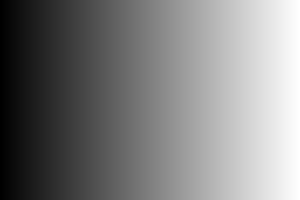
#> input picture img/gray_gradient.jpg, 300 x 200 px
$ jupyter execute --allow-errors '201020 8주차, 9주차 - 영상처리 기초 연습.ipynb'
#> lines starting #> are read from the running program, lines starting #| are printed output that depends on the picture; after the words box and inside, x2 and y2 are one past the last pixel; in counts of white or black regions, pixels touching at a corner belong together
[cell 1]
import cv2
import numpy as np
import matplotlib.pylab as plt

img = cv2.imread('img/gray_gradient.jpg', cv2.IMREAD_GRAYSCALE) # 이미지를 그레이 스케일로 읽기
#> img is the input picture: shape (200, 300); min 0, max 255, mean 127.1

# --- ① NumPy API로 바이너리 이미지 만들기
thresh_np = np.zeros_like(img)   # 원본과 동일한 크기의 0으로 채워진 이미지 - 검정
thresh_np[img > 127] = 255      # 127 보다 큰 값만 255로 변경 - 흰색

# ---② OpenCV API로 바이너리 이미지 만들기
ret, thresh_cv = cv2.threshold(img, 127, 255, cv2.THRESH_BINARY) # binary가 기본
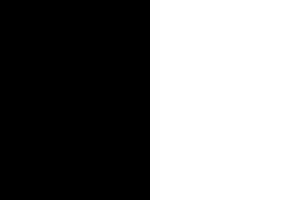
#> thresh_cv: shape (200, 300); 50% white; 1 white region, box (x1, y1, x2, y2) and area: (150, 0, 300, 200) 30000
print(ret)  # 127.0, 바이너리 이미지에 사용된 문턱 값 반환

# ---③ 원본과 결과물을 matplotlib으로 출력
imgs = {'Original': img, 'NumPy API':thresh_np, 'cv2.threshold': thresh_cv}
for i , (key, value) in enumerate(imgs.items()): # 뒤에 나오는 녀석들에 인덱스 값 주기
    plt.subplot(1, 3, i+1)
    plt.title(key)
    plt.imshow(value, cmap='gray')
    plt.xticks([]); plt.yticks([])
#> this loop made 3 passes
#> key on passes 1 to 3: 'Original', 'NumPy API', 'cv2.threshold'

plt.show()
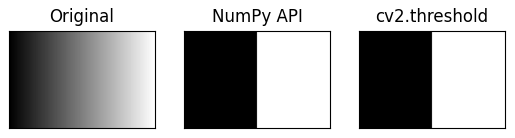
#> figure drawn by matplotlib, 3 panels

[cell 2]
import cv2
import numpy as np
import matplotlib.pylab as plt

img = cv2.imread('img/gray_gradient.jpg', cv2.IMREAD_GRAYSCALE)

_, t_bin = cv2.threshold(img, 127, 255, cv2.THRESH_BINARY)
_, t_bininv = cv2.threshold(img, 127, 255, cv2.THRESH_BINARY_INV)
#> t_bininv: shape (200, 300); 50% white; 1 white region, box (x1, y1, x2, y2) and area: (0, 0, 150, 200) 30000
_, t_truc = cv2.threshold(img, 127, 255, cv2.THRESH_TRUNC)
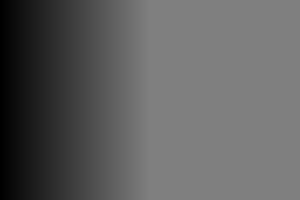
#> t_truc: shape (200, 300); min 0, max 127, mean 95
_, t_2zr = cv2.threshold(img, 127, 255, cv2.THRESH_TOZERO)
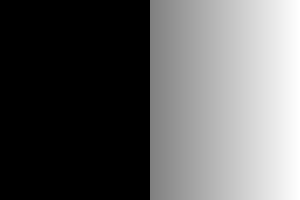
#> t_2zr: shape (200, 300); min 0, max 255, mean 95.5
_, t_2zrinv = cv2.threshold(img, 127, 255, cv2.THRESH_TOZERO_INV)
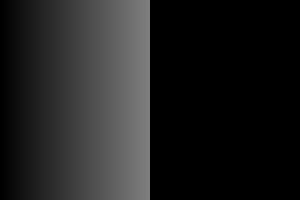
#> t_2zrinv: shape (200, 300); min 0, max 127, mean 31.5


imgs = {'origin':img, 'BINARY':t_bin, 'BINARY_INV':t_bininv,
        'TRUNC':t_truc, 'TOZERO':t_2zr, 'TOZERO_INV':t_2zrinv}

for i, (key, value) in enumerate(imgs.items()):
    plt.subplot(2,3, i+1)
    plt.title(key)
    plt.imshow(value, cmap='gray')
    plt.xticks([]);    plt.yticks([])
#> this loop made 6 passes

plt.show()

어디를 잘라야 할지... 보기 위해서는 히스토그램을 얻은 다음에 끊도록...

오츠 OTSU 알고리즘? 자동으로 끊게

분산이 적다는 것은 적게 퍼져있다. 적절한 값에 자리잡아있다라는 의미.

따라서 분산이 가장 적게 있는 곳에 있는 것이 오츠 알고리즘 이래...

그래서 가장 작은 분산값을 찾아서 바이너리제이션 해주면 된다네...

[cell 3]
import cv2
import numpy as np
import matplotlib.pylab as plt

# 이미지를 그레이 스케일로 읽기
img = cv2.imread('img/scaned_paper.jpg', cv2.IMREAD_GRAYSCALE)
# 경계 값을 130으로 지정  ---①
_, t_130 = cv2.threshold(img, 130, 255, cv2.THRESH_BINARY)  # 사람이 130이라는 값
# 경계 값을 지정하지 않고 OTSU 알고리즘 선택 ---②
t, t_otsu = cv2.threshold(img, -1, 255,  cv2.THRESH_BINARY | cv2.THRESH_OTSU)
#> t = 0
print('otsu threshold:', t)                 # Otsu 알고리즘으로 선택된 경계 값 출력
#| otsu threshold: 0.0
# 옵션 여러개 줄때는 | 를 쓴다.

imgs = {'Original': img, 't:130':t_130, 'otsu:%d'%t: t_otsu}
#> (the rest of this cell did not finish here and is left out)

4.3.3

[cell 4]
import cv2
import numpy as np
import matplotlib.pyplot as plt

blk_size = 9        # 블럭 사이즈
C = 5 # 차감 상수
img = cv2.imread('img/sudoku.png', cv2.IMREAD_GRAYSCALE) # 그레이 스케일로  읽기

# ---① 오츠의 알고리즘으로 단일 경계 값을 전체 이미지에 적용
ret, th1 = cv2.threshold(img, 0, 255, cv2.THRESH_BINARY | cv2.THRESH_OTSU)
#> ret = 0

# ---② 어뎁티드 쓰레시홀드를 평균과 가우시안 분포로 각각 적용
#> (the rest of this cell did not finish here and is left out)

### 4.4 이미지 연산
* dest = cv2.add(src1, src2 [, dest, mask, dtype]): src1과 src2 더하기
    *


    * mask: 0이 아닌 픽셀만 연산

[cell 5]
import cv2
import numpy as np

a = np.uint8([[200,50]])
b = np.uint8([[100,100]])
add1 = a + b # overflow 된다!
add2 = cv2.add(a,b) # limit이 알아서 최대값으로 바꿔준다

print(add1, add2)

[cell 6]
import cv2
import numpy as np

#---① 연산에 사용할 배열 생성
a = np.array([[1, 2]], dtype=np.uint8)
b = np.array([[10, 20]], dtype=np.uint8)
#---② 2번째 요소가 0인 마스크 배열 생성
mask = np.array([[1, 0]], dtype=np.uint8)

#---③ 누적 할당과의 비교 연산
c1 = cv2.add( a, b , None, mask)
print(c1)
c2 = cv2.add( a, b , b.copy(), mask)
print(c2, b)

[cell 7]
import cv2
import numpy as np
import matplotlib.pylab as plt

# ---① 연산에 사용할 이미지 읽기
img1 = cv2.imread('img/wing_wall.jpg')
img2 = cv2.imread('img/yate.jpg')

# ---② 이미지 덧셈
#> (the rest of this cell did not finish here and is left out)

[cell 8]
import cv2
import numpy as np

#---① 합성에 사용할 영상 읽기
img1 = cv2.imread('img/wing_wall.jpg')
img2 = cv2.imread('img/yate.jpg')

alpha = 0.5 # 합성에 사용할 알파 값

# ---② NumPy 배열에 수식을 직접 연산해서 알파 블렌딩 적용
#> (the rest of this cell did not finish here and is left out)

[cell 9]
import cv2
import numpy as np

win_name = 'Alpha blending'     # 창 이름
trackbar_name = 'fade'          # 트렉바 이름

# ---① 트렉바 이벤트 핸들러 함수
def onChange(x):
    alpha = x/100
    dst = cv2.addWeighted(img1, 1-alpha, img2, alpha, 0)
    cv2.imshow(win_name, dst)


# ---② 합성 영상 읽기
img1 = cv2.imread('img/man_face.jpg')
img2 = cv2.imread('img/lion_face.jpg')

# ---③ 이미지 표시 및 트렉바 붙이기
cv2.imshow(win_name, img1)
cv2.createTrackbar(trackbar_name, win_name, 0, 100, onChange)

cv2.waitKey()
cv2.destroyAllWindows()

# 트렉바 다시 돌아가서 공부하자~~

## 4.4.3 비트와이즈 연산
*

[cell 10]
import numpy as np, cv2
import matplotlib.pylab as plt

#--① 연산에 사용할 이미지 생성
img1 = np.zeros((200,400), dtype=np.uint8)
img2 = np.zeros((200,400), dtype=np.uint8)
img1[:,:200] = 255 # 좌측 절반 흰색으로
img2[100:200, :] = 255 # 아래 절반 흰색으로

#--② 비트와이즈 연산
bitAnd = cv2.bitwise_and(img1, img2)
bitOr = cv2.bitwise_or(img1, img2)
bitXor = cv2.bitwise_xor(img1, img2)
bitNot = cv2.bitwise_not(img1)

#--③ Plot으로 결과 출력
imgs = {'img1':img1, 'img2':img2, 'and':bitAnd,
          'or':bitOr, 'xor':bitXor, 'not(img1)':bitNot}
for i, (title, img) in enumerate(imgs.items()):
    plt.subplot(2,3,i+1)
    plt.title(title)
    plt.imshow(img, 'gray')
    plt.xticks([]); plt.yticks([])

plt.show()
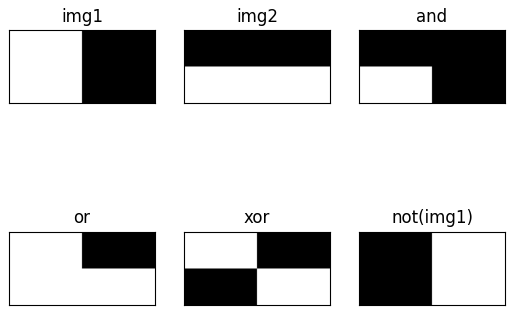
#> figure drawn by matplotlib, 6 panels

[cell 11]
import numpy as np, cv2
import matplotlib.pylab as plt

#--① 이미지 읽기
img = cv2.imread('img/girl.jpg')

#--② 마스크 만들기 - 이미지와 똑같은 크기로 만들어주어야 한다!
mask = np.zeros_like(img)
#> (the rest of this cell did not finish here and is left out)

[cell 12]
import numpy as np, cv2

#--① 연산에 필요한 영상을 읽고 그레이스케일로 변환
img1 = cv2.imread('img/robot_arm1.jpg')
img2 = cv2.imread('img/robot_arm2.jpg')
#> (the rest of this cell did not finish here and is left out)

[cell 13]
import cv2
import numpy as np
import matplotlib.pyplot as plt

blk_size = 9        # 블럭 사이즈
C = 5               # 차감 상수
img = cv2.imread('img/sudoku.png', cv2.IMREAD_GRAYSCALE) # 그레이 스케일로  읽기

# ---① 오츠의 알고리즘으로 단일 경계 값을 전체 이미지에 적용
ret, th1 = cv2.threshold(img, 0, 255, cv2.THRESH_BINARY | cv2.THRESH_OTSU)

# ---② 어뎁티드 쓰레시홀드를 평균과 가우시안 분포로 각각 적용
#> (the rest of this cell did not finish here and is left out)

## alpha channel 을 가지면 자연스러운 합성이 가능하다~!

[cell 14]
import cv2
import numpy as np

img_fg = cv2.imread('img/opencv_logo.png', cv2.IMREAD_UNCHANGED)
img_bg = cv2.imread('img/girl.jpg')
#logo 부분에 적용할 마스크, background에 적용할 마스크

#마스크 만들기 스레스홀드로 이미지 뽑아내기!
#> (the rest of this cell did not finish here and is left out)

* dst = cv2.inRange(img, from, to)  // 색깔의 배열 영역의 색깔 모음을 사용하는거야!
    // 해당 범위의 마스크를 만든거다 라고 생각하면 돼요.
    * img: 입력 영상
    * from: 범위의
    * to: 범위의 끝 배열
    * dst: img가 from~to에 포함되면 255, 아니면 0을 픽셀값으로 하는 배열
    색깔의 범위를 정할때는 hsv로 cvtColor 한다음에 사용한다.
    마찬가지로...

[cell 15]
import cv2
import numpy as np
import matplotlib.pylab as plt

#--① 큐브 영상 읽어서 HSV로 변환
img = cv2.imread("img/cube.jpg")
#> (the rest of this cell did not finish here and is left out)

[cell 16]
# 크 로 마 키 부 분 . . . . 차근차근 해보자 . . . .
import cv2
import numpy as np
import matplotlib.pylab as plt

#--① 크로마키 배경 영상과 합성할 배경 영상 읽기
img1 = cv2.imread('img/man_chromakey.jpg')
img2 = cv2.imread('img/street.jpg')

#--② ROI 선택을 위한 좌표 계산
#> (the rest of this cell did not finish here and is left out)

* des = cv2.seamlessClone(src, dst, mask, coords, flags [,output])
    * src: 입력 영상, 일반적으로 전경
    * dst:


[cell 17]
import cv2
import numpy as np
import matplotlib.pylab as plt

#--① 합성 대상 영상 읽기
img1 = cv2.imread("img/drawing.jpg")
img2= cv2.imread("img/my_hand.jpg")

#--② 마스크 생성, 합성할 이미지 전체 영역을 255로 셋팅
mask = np.full_like(img1, 255)

#--③ 합성 대상 좌표 계산(img2의 중앙)
#> (the rest of this cell did not finish here and is left out)

## 4.5 히스토그램
* cv2.calcHist(img, channel, mask, histSize, ranges)
    * img: 입력 영상, [img]형태로 리스트로 감싸서 표현해야 한다.
    * channel: 처리할 채널, 리스트로 감싸서 표현
        * 1채널: [0], 2, 3채널
    * mask: 마스크에 지정한 픽셀만 히스토그램 계산 (보통 사용 잘 안함)
    * histSize: 계급(bin)의 개수, 채널 개수에 맞게 리스트로 표현
    * ranges: 각 픽셀이 가질 수 있는 값의 범위, RGB인 경우[0,256]

[cell 18]
import cv2
import numpy as np
import matplotlib.pylab as plt

img = cv2.imread('img/mountain.jpg', cv2.IMREAD_GRAYSCALE)
cv2.imshow('img', img)

hist = cv2.calcHist([img], [0], None, [256], [0,256])
#> hist = 256 values from 0 to 0
plt.plot(hist)
plt.show()
print(hist.shape)
#| (256, 1)
#> (the rest of this cell did not finish here and is left out)

[cell 19]
import cv2
import numpy as np
import matplotlib.pylab as plt

img = cv2.imread('img/mountain.jpg')
cv2.imshow('img', img)

channels = cv2.split(img)
#> channels = ()
#> (the rest of this cell did not finish here and is left out)

$ run again, with img/coins_connected.jpg copied over img/gray_gradient.jpg
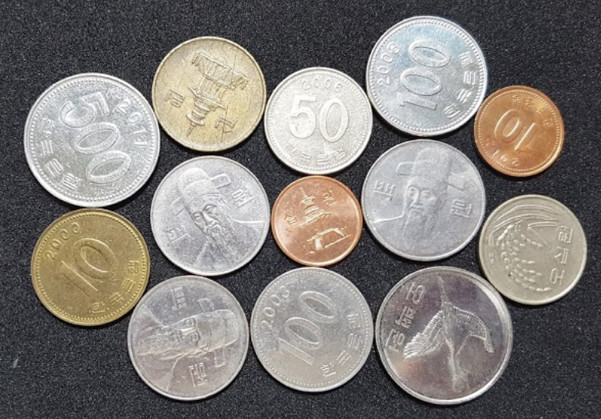
#> input picture img/coins_connected.jpg, 601 x 419 px
#> `ret, thresh_cv = cv2.threshold(img, 127, 255, cv2.THRESH_BINARY)`:
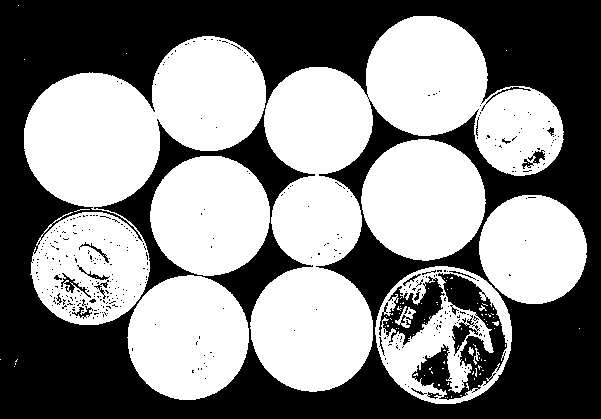
#> thresh_cv: shape (419, 601); 52.3% white; 382 black regions (360 under 20 px), largest, box (x1, y1, x2, y2) and area: (0, 0, 601, 419) 111802, (412, 273, 507, 400) 4147, (379, 276, 445, 345) 1801
#> the loop `for i , (key, value) in enumerate(imgs.items()):` made 3 passes
#> key on passes 1 to 3: 'Original', 'NumPy API', 'cv2.threshold'
#> `_, t_2zrinv = cv2.threshold(img, 127, 255, cv2.THRESH_TOZERO_INV)`:
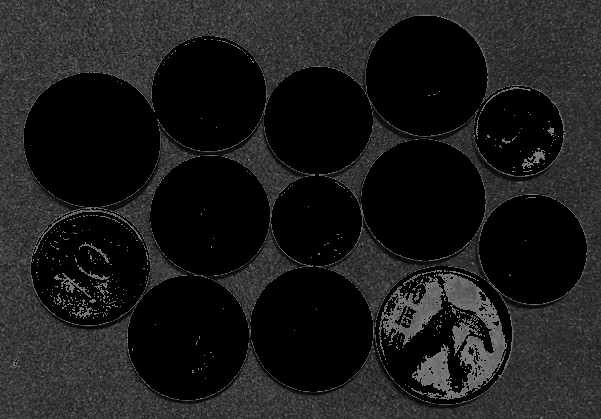
#> t_2zrinv: shape (419, 601); min 0, max 127, mean 27.4
#> the loop `for i, (key, value) in enumerate(imgs.items()):` made 6 passes
#> t = 0
#| otsu threshold: 0.0
#> hist = 256 values from 0 to 0
#| (256, 1)
#> channels = ()

$ run again, with img/gaussian_noise.jpg copied over img/gray_gradient.jpg
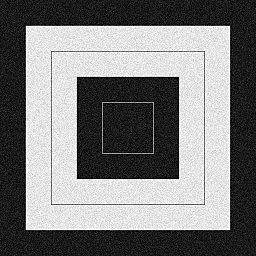
#> input picture img/gaussian_noise.jpg, 256 x 256 px
#> img is the input picture: shape (256, 256); min 0, max 255, mean 122.3
#> `ret, thresh_cv = cv2.threshold(img, 127, 255, cv2.THRESH_BINARY)`:
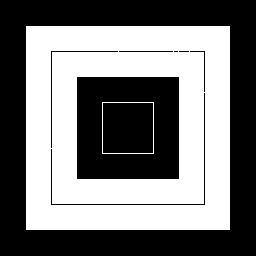
#> thresh_cv: shape (256, 256); 47% white; 2 white regions, box (x1, y1, x2, y2) and area: (26, 26, 230, 230) 30606, (102, 102, 154, 154) 204
#> the loop `for i , (key, value) in enumerate(imgs.items()):` made 3 passes
#> key on passes 1 to 3: 'Original', 'NumPy API', 'cv2.threshold'
#> `_, t_2zrinv = cv2.threshold(img, 127, 255, cv2.THRESH_TOZERO_INV)`:
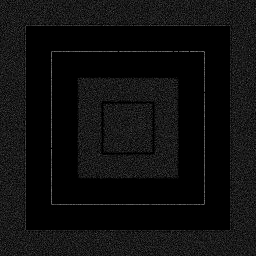
#> t_2zrinv: shape (256, 256); min 0, max 124, mean 14.2
#> the loop `for i, (key, value) in enumerate(imgs.items()):` made 6 passes
#> t = 0
#| otsu threshold: 0.0
#> hist = 256 values from 0 to 0
#| (256, 1)
#> channels = ()
